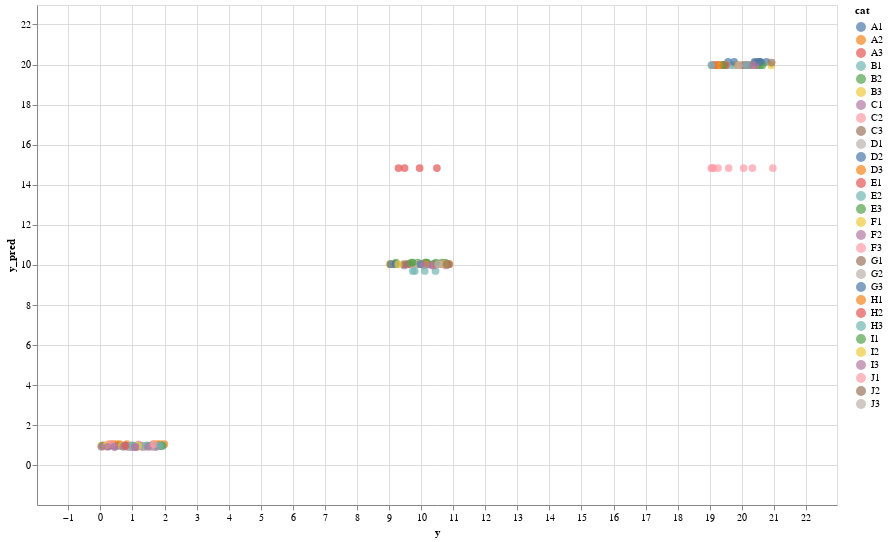

Here is the notebook cell this chart was saved with:
### Code cell
create_scatter(source_fh)

### Figure 1 — Vega-Lite specification as saved in the notebook (floating-point values rounded to 4 significant figures; data arrays with more than 128 entries replaced by an {"elided": "..."} marker saying what was removed)
{"config": {"view": {"continuousWidth": 400, "continuousHeight": 300}}, "data": {"name": "data-a6f5b1dca58ad8b770ad61a08032c4e3"}, "mark": {"type": "circle", "size": 60}, "encoding": {"color": {"field": "cat", "type": "nominal"}, "tooltip": {"field": "cat", "type": "nominal"}, "x": {"field": "y", "scale": {"domain": [-1.976, 22.97]}, "type": "quantitative"}, "y": {"field": "y_pred", "scale": {"domain": [-1.976, 22.97]}, "type": "quantitative"}}, "height": 500, "selection": {"selector005": {"type": "interval", "bind": "scales", "encodings": ["x", "y"]}}, "width": 800, "$schema": "https://vega.github.io/schema/vega-lite/v4.17.0.json", "datasets": {"data-a6f5b1dca58ad8b770ad61a08032c4e3": {"elided": "200 records"}}}
